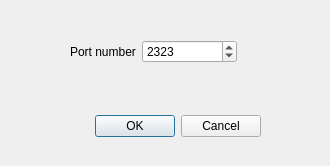
<?xml version="1.0" encoding="UTF-8"?>
<ui version="4.0">
 <class>SettingsDialog</class>
 <widget class="QDialog" name="SettingsDialog">
  <property name="geometry">
   <rect>
    <x>0</x>
    <y>0</y>
    <width>330</width>
    <height>166</height>
   </rect>
  </property>
  <property name="windowTitle">
   <string>Dialog</string>
  </property>
  <widget class="QDialogButtonBox" name="buttonBox">
   <property name="geometry">
    <rect>
     <x>60</x>
     <y>110</y>
     <width>201</width>
     <height>32</height>
    </rect>
   </property>
   <property name="orientation">
    <enum>Qt::Horizontal</enum>
   </property>
   <property name="standardButtons">
    <set>QDialogButtonBox::Cancel|QDialogButtonBox::Ok</set>
   </property>
  </widget>
  <widget class="QWidget" name="layoutWidget">
   <property name="geometry">
    <rect>
     <x>70</x>
     <y>40</y>
     <width>167</width>
     <height>51</height>
    </rect>
   </property>
   <layout class="QFormLayout" name="formLayout">
    <item row="0" column="0">
     <layout class="QVBoxLayout" name="verticalLayout">
      <item>
       <widget class="QLabel" name="labelPortNumber">
        <property name="text">
         <string>Port number</string>
        </property>
       </widget>
      </item>
     </layout>
    </item>
    <item row="0" column="1">
     <layout class="QVBoxLayout" name="verticalLayout_2">
      <item>
       <widget class="QSpinBox" name="spinBoxPortNumber">
        <property name="maximum">
         <number>65536</number>
        </property>
        <property name="value">
         <number>2323</number>
        </property>
       </widget>
      </item>
     </layout>
    </item>
   </layout>
  </widget>
 </widget>
 <resources/>
 <connections>
  <connection>
   <sender>buttonBox</sender>
   <signal>accepted()</signal>
   <receiver>SettingsDialog</receiver>
   <slot>accept()</slot>
   <hints>
    <hint type="sourcelabel">
     <x>248</x>
     <y>254</y>
    </hint>
    <hint type="destinationlabel">
     <x>157</x>
     <y>274</y>
    </hint>
   </hints>
  </connection>
  <connection>
   <sender>buttonBox</sender>
   <signal>rejected()</signal>
   <receiver>SettingsDialog</receiver>
   <slot>reject()</slot>
   <hints>
    <hint type="sourcelabel">
     <x>316</x>
     <y>260</y>
    </hint>
    <hint type="destinationlabel">
     <x>286</x>
     <y>274</y>
    </hint>
   </hints>
  </connection>
 </connections>
</ui>
